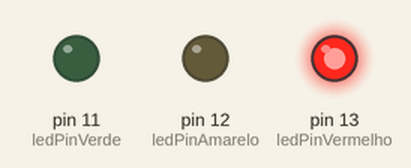
The sketch below on a simulated Arduino Uno, built with avr-gcc and run on an emulated ATmega328P. Shown: output pins drawn as LEDs (lit = HIGH).

Above: at 1.0 s.
At 3.5 s:
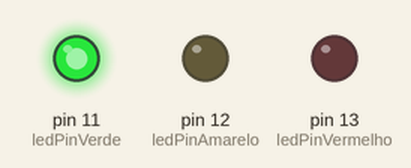
At 5.5 s:
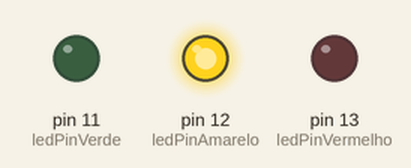
Timing chart, 0 to 7.8 s (numbered marks = the images above):
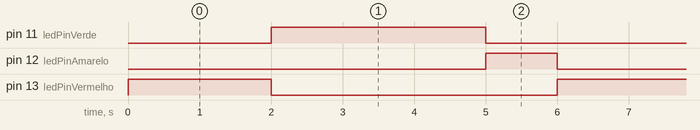

Measured:
- by itself, pin 11 (ledPinVerde): alternates HIGH for 3.0 s and LOW for 3.0 s
- by itself, pin 12 (ledPinAmarelo): alternates HIGH for 1.0 s and LOW for 5.0 s
- by itself, pin 13 (ledPinVermelho): alternates HIGH for 2.0 s and LOW for 4.0 s

The sketch:

Tarefa_03.ino
```cpp
const int ledPinVerde = 11;
int estadoLedVerde = 0;
const int ledPinAmarelo = 12;
int estadoLedAmarelo = 0;
const int ledPinVermelho = 13;
int estadoLedVermelho = 1;

void setup()
{
  pinMode(ledPinVerde, OUTPUT);
  pinMode(ledPinAmarelo, OUTPUT);
  pinMode(ledPinVermelho, OUTPUT);
}

void loop()
{
  if(estadoLedVerde == 1)
  {
    digitalWrite(ledPinVerde, HIGH);
    delay(3000);
    digitalWrite(ledPinVerde, LOW);
    estadoLedVerde = 0;
    estadoLedAmarelo = 1;
  }
  else if(estadoLedAmarelo == 1)
  {
    digitalWrite(ledPinAmarelo, HIGH);
    delay(1000);
    digitalWrite(ledPinAmarelo, LOW);
    estadoLedAmarelo = 0;
    estadoLedVermelho = 1;
  }
  else //if(estadoLedVermelho == 1)
  {
    digitalWrite(ledPinVermelho, HIGH);
    delay(2000);
    digitalWrite(ledPinVermelho, LOW);
    estadoLedVermelho = 0;
    estadoLedVerde = 1;
  }
}
```
